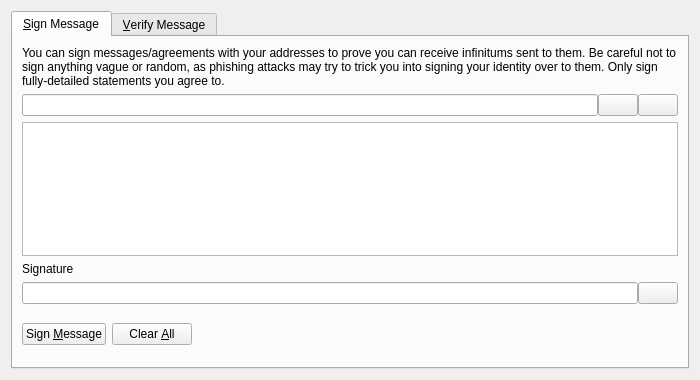
<?xml version="1.0" encoding="UTF-8"?>
<ui version="4.0">
 <class>SignVerifyMessageDialog</class>
 <widget class="QDialog" name="SignVerifyMessageDialog">
  <property name="geometry">
   <rect>
    <x>0</x>
    <y>0</y>
    <width>700</width>
    <height>380</height>
   </rect>
  </property>
  <property name="windowTitle">
   <string>Signatures - Sign / Verify a Message</string>
  </property>
  <property name="modal">
   <bool>true</bool>
  </property>
  <layout class="QVBoxLayout" name="verticalLayout">
   <item>
    <widget class="QTabWidget" name="tabWidget">
     <property name="currentIndex">
      <number>0</number>
     </property>
     <widget class="QWidget" name="tabSignMessage">
      <attribute name="title">
       <string>&amp;Sign Message</string>
      </attribute>
      <layout class="QVBoxLayout" name="verticalLayout_SM">
       <item>
        <widget class="QLabel" name="infoLabel_SM">
         <property name="text">
          <string>You can sign messages/agreements with your addresses to prove you can receive infinitums sent to them. Be careful not to sign anything vague or random, as phishing attacks may try to trick you into signing your identity over to them. Only sign fully-detailed statements you agree to.</string>
         </property>
         <property name="textFormat">
          <enum>Qt::PlainText</enum>
         </property>
         <property name="wordWrap">
          <bool>true</bool>
         </property>
        </widget>
       </item>
       <item>
        <layout class="QHBoxLayout" name="horizontalLayout_1_SM">
         <property name="spacing">
          <number>0</number>
         </property>
         <item>
          <widget class="QValidatedLineEdit" name="addressIn_SM">
           <property name="toolTip">
            <string>The Infinitum address to sign the message with</string>
           </property>
          </widget>
         </item>
         <item>
          <widget class="QPushButton" name="addressBookButton_SM">
           <property name="toolTip">
            <string>Choose previously used address</string>
           </property>
           <property name="text">
            <string/>
           </property>
           <property name="icon">
            <iconset resource="../infinitum.qrc">
             <normaloff>:/icons/address-book</normaloff>:/icons/address-book</iconset>
           </property>
           <property name="shortcut">
            <string>Alt+A</string>
           </property>
           <property name="autoDefault">
            <bool>false</bool>
           </property>
          </widget>
         </item>
         <item>
          <widget class="QPushButton" name="pasteButton_SM">
           <property name="toolTip">
            <string>Paste address from clipboard</string>
           </property>
           <property name="text">
            <string/>
           </property>
           <property name="icon">
            <iconset resource="../infinitum.qrc">
             <normaloff>:/icons/editpaste</normaloff>:/icons/editpaste</iconset>
           </property>
           <property name="shortcut">
            <string>Alt+P</string>
           </property>
           <property name="autoDefault">
            <bool>false</bool>
           </property>
          </widget>
         </item>
        </layout>
       </item>
       <item>
        <widget class="QPlainTextEdit" name="messageIn_SM">
         <property name="toolTip">
          <string>Enter the message you want to sign here</string>
         </property>
        </widget>
       </item>
       <item>
        <widget class="QLabel" name="signatureLabel_SM">
         <property name="text">
          <string>Signature</string>
         </property>
         <property name="textFormat">
          <enum>Qt::PlainText</enum>
         </property>
        </widget>
       </item>
       <item>
        <layout class="QHBoxLayout" name="horizontalLayout_2_SM">
         <property name="spacing">
          <number>0</number>
         </property>
         <item>
          <widget class="QLineEdit" name="signatureOut_SM">
           <property name="font">
            <font>
             <italic>true</italic>
            </font>
           </property>
           <property name="readOnly">
            <bool>true</bool>
           </property>
          </widget>
         </item>
         <item>
          <widget class="QPushButton" name="copySignatureButton_SM">
           <property name="toolTip">
            <string>Copy the current signature to the system clipboard</string>
           </property>
           <property name="text">
            <string/>
           </property>
           <property name="icon">
            <iconset resource="../infinitum.qrc">
             <normaloff>:/icons/editcopy</normaloff>:/icons/editcopy</iconset>
           </property>
           <property name="autoDefault">
            <bool>false</bool>
           </property>
          </widget>
         </item>
        </layout>
       </item>
       <item>
        <layout class="QHBoxLayout" name="horizontalLayout_3_SM">
         <item>
          <widget class="QPushButton" name="signMessageButton_SM">
           <property name="toolTip">
            <string>Sign the message to prove you own this Infinitum address</string>
           </property>
           <property name="text">
            <string>Sign &amp;Message</string>
           </property>
           <property name="icon">
            <iconset resource="../infinitum.qrc">
             <normaloff>:/icons/edit</normaloff>:/icons/edit</iconset>
           </property>
           <property name="autoDefault">
            <bool>false</bool>
           </property>
          </widget>
         </item>
         <item>
          <widget class="QPushButton" name="clearButton_SM">
           <property name="toolTip">
            <string>Reset all sign message fields</string>
           </property>
           <property name="text">
            <string>Clear &amp;All</string>
           </property>
           <property name="icon">
            <iconset resource="../infinitum.qrc">
             <normaloff>:/icons/remove</normaloff>:/icons/remove</iconset>
           </property>
           <property name="autoDefault">
            <bool>false</bool>
           </property>
          </widget>
         </item>
         <item>
          <spacer name="horizontalSpacer_1_SM">
           <property name="orientation">
            <enum>Qt::Horizontal</enum>
           </property>
           <property name="sizeHint" stdset="0">
            <size>
             <width>40</width>
             <height>48</height>
            </size>
           </property>
          </spacer>
         </item>
         <item>
          <widget class="QLabel" name="statusLabel_SM">
           <property name="font">
            <font>
             <weight>75</weight>
             <bold>true</bold>
            </font>
           </property>
           <property name="text">
            <string/>
           </property>
           <property name="wordWrap">
            <bool>true</bool>
           </property>
          </widget>
         </item>
         <item>
          <spacer name="horizontalSpacer_2_SM">
           <property name="orientation">
            <enum>Qt::Horizontal</enum>
           </property>
           <property name="sizeHint" stdset="0">
            <size>
             <width>40</width>
             <height>48</height>
            </size>
           </property>
          </spacer>
         </item>
        </layout>
       </item>
      </layout>
     </widget>
     <widget class="QWidget" name="tabVerifyMessage">
      <attribute name="title">
       <string>&amp;Verify Message</string>
      </attribute>
      <layout class="QVBoxLayout" name="verticalLayout_VM">
       <item>
        <widget class="QLabel" name="infoLabel_VM">
         <property name="text">
          <string>Enter the receiver's address, message (ensure you copy line breaks, spaces, tabs, etc. exactly) and signature below to verify the message. Be careful not to read more into the signature than what is in the signed message itself, to avoid being tricked by a man-in-the-middle attack. Note that this only proves the signing party receives with the address, it cannot prove sendership of any transaction!</string>
         </property>
         <property name="textFormat">
          <enum>Qt::PlainText</enum>
         </property>
         <property name="alignment">
          <set>Qt::AlignLeading|Qt::AlignLeft|Qt::AlignTop</set>
         </property>
         <property name="wordWrap">
          <bool>true</bool>
         </property>
        </widget>
       </item>
       <item>
        <layout class="QHBoxLayout" name="horizontalLayout_1_VM">
         <property name="spacing">
          <number>0</number>
         </property>
         <item>
          <widget class="QValidatedLineEdit" name="addressIn_VM">
           <property name="toolTip">
            <string>The Infinitum address the message was signed with</string>
           </property>
          </widget>
         </item>
         <item>
          <widget class="QPushButton" name="addressBookButton_VM">
           <property name="toolTip">
            <string>Choose previously used address</string>
           </property>
           <property name="text">
            <string/>
           </property>
           <property name="icon">
            <iconset resource="../infinitum.qrc">
             <normaloff>:/icons/address-book</normaloff>:/icons/address-book</iconset>
           </property>
           <property name="shortcut">
            <string>Alt+A</string>
           </property>
           <property name="autoDefault">
            <bool>false</bool>
           </property>
          </widget>
         </item>
        </layout>
       </item>
       <item>
        <widget class="QPlainTextEdit" name="messageIn_VM"/>
       </item>
       <item>
        <widget class="QValidatedLineEdit" name="signatureIn_VM"/>
       </item>
       <item>
        <layout class="QHBoxLayout" name="horizontalLayout_2_VM">
         <item>
          <widget class="QPushButton" name="verifyMessageButton_VM">
           <property name="toolTip">
            <string>Verify the message to ensure it was signed with the specified Infinitum address</string>
           </property>
           <property name="text">
            <string>Verify &amp;Message</string>
           </property>
           <property name="icon">
            <iconset resource="../infinitum.qrc">
             <normaloff>:/icons/transaction_0</normaloff>:/icons/transaction_0</iconset>
           </property>
           <property name="autoDefault">
            <bool>false</bool>
           </property>
          </widget>
         </item>
         <item>
          <widget class="QPushButton" name="clearButton_VM">
           <property name="toolTip">
            <string>Reset all verify message fields</string>
           </property>
           <property name="text">
            <string>Clear &amp;All</string>
           </property>
           <property name="icon">
            <iconset resource="../infinitum.qrc">
             <normaloff>:/icons/remove</normaloff>:/icons/remove</iconset>
           </property>
           <property name="autoDefault">
            <bool>false</bool>
           </property>
          </widget>
         </item>
         <item>
          <spacer name="horizontalSpacer_1_VM">
           <property name="orientation">
            <enum>Qt::Horizontal</enum>
           </property>
           <property name="sizeHint" stdset="0">
            <size>
             <width>40</width>
             <height>48</height>
            </size>
           </property>
          </spacer>
         </item>
         <item>
          <widget class="QLabel" name="statusLabel_VM">
           <property name="font">
            <font>
             <weight>75</weight>
             <bold>true</bold>
            </font>
           </property>
           <property name="text">
            <string/>
           </property>
           <property name="wordWrap">
            <bool>true</bool>
           </property>
          </widget>
         </item>
         <item>
          <spacer name="horizontalSpacer_2_VM">
           <property name="orientation">
            <enum>Qt::Horizontal</enum>
           </property>
           <property name="sizeHint" stdset="0">
            <size>
             <width>40</width>
             <height>48</height>
            </size>
           </property>
          </spacer>
         </item>
        </layout>
       </item>
      </layout>
     </widget>
    </widget>
   </item>
  </layout>
 </widget>
 <customwidgets>
  <customwidget>
   <class>QValidatedLineEdit</class>
   <extends>QLineEdit</extends>
   <header>qvalidatedlineedit.h</header>
  </customwidget>
 </customwidgets>
 <resources>
  <include location="../infinitum.qrc"/>
 </resources>
 <connections/>
</ui>
